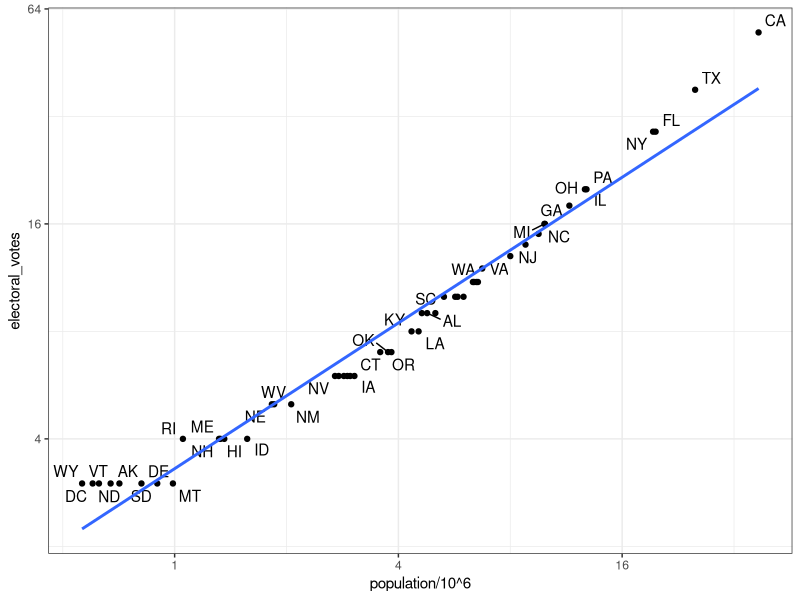

Write R code to recreate this figure.
# import US murders data
library(tidyverse)
library(ggrepel)
library(dslabs)
ds_theme_set()
data(murders)
head(murders)

# import US election results data
data(polls_us_election_2016)
head(results_us_election_2016)
identical(results_us_election_2016$state, murders$state)

# join the murders table and US election results table
tab <- left_join(murders, results_us_election_2016, by = "state")
head(tab)

# plot electoral votes versus population
tab %>% ggplot(aes(population/10^6, electoral_votes, label = abb)) +
  geom_point() +
  geom_text_repel() + 
  scale_x_continuous(trans = "log2") +
  scale_y_continuous(trans = "log2") +
  geom_smooth(method = "lm", se = FALSE)

# make two smaller tables to demonstrate joins
tab1 <- slice(murders, 1:6) %>% select(state, population)
tab1
tab2 <- slice(results_us_election_2016, c(1:3, 5, 7:8)) %>% select(state, electoral_votes)
tab2

# experiment with different joins
left_join(tab1, tab2)
tab1 %>% left_join(tab2)
tab1 %>% right_join(tab2)
inner_join(tab1, tab2)
semi_join(tab1, tab2)
anti_join(tab1, tab2)
